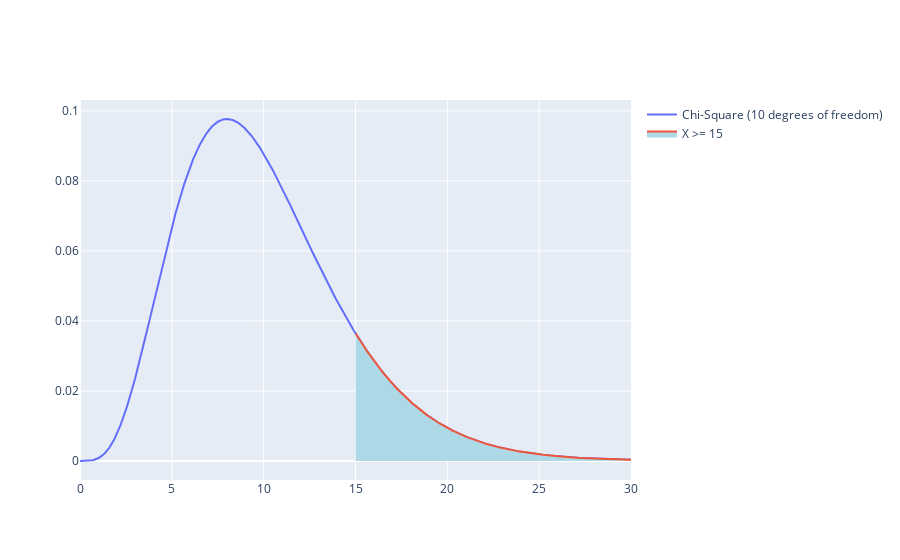

Here is the notebook cell this chart was saved with:
### Code cell
import scipy.stats as stat
import numpy as np
import pandas as pd
import plotly.graph_objects as go

dof = 10

#create data set
x = np.linspace(0,30,2000)

#create probability density function
pdf = stat.chi2.pdf(x,dof)

# Define the chi-square statistic for shading
chi_square_statistic = 15

# Create a DataFrame for the plot
data = {'x': x, 'PDF': pdf}
df = pd.DataFrame(data)

fig = go.Figure()
fig.add_trace(go.Scatter(x=df['x'],y=df['PDF'], mode='lines', name=f'Chi-Square ({dof} degrees of freedom)'))
shaded_area = df[df['x'] >= chi_square_statistic]
fig.add_trace(go.Scatter(x=shaded_area['x'],y=shaded_area['PDF'],fill='tozeroy', fillcolor='lightblue', name=f'X >= {chi_square_statistic}'))
fig.show()

### Figure 1 — Plotly figure (JSON) as saved in the notebook; plotly's stock layout.template omitted (floating-point values rounded to 4 significant figures; data arrays with more than 128 entries replaced by an {"elided": "..."} marker saying what was removed)
{"data": [{"mode": "lines", "name": "Chi-Square (10 degrees of freedom)", "type": "scatter", "x": {"elided": "2000 float values"}, "y": {"elided": "2000 float values"}}, {"fill": "tozeroy", "fillcolor": "lightblue", "name": "X >= 15", "type": "scatter", "x": {"elided": "1000 float values"}, "y": {"elided": "1000 float values"}}], "layout": {"autosize": true, "xaxis": {"autorange": true, "range": [0, 30], "type": "linear"}, "yaxis": {"autorange": true, "range": [-0.005427, 0.1031], "type": "linear"}}}
